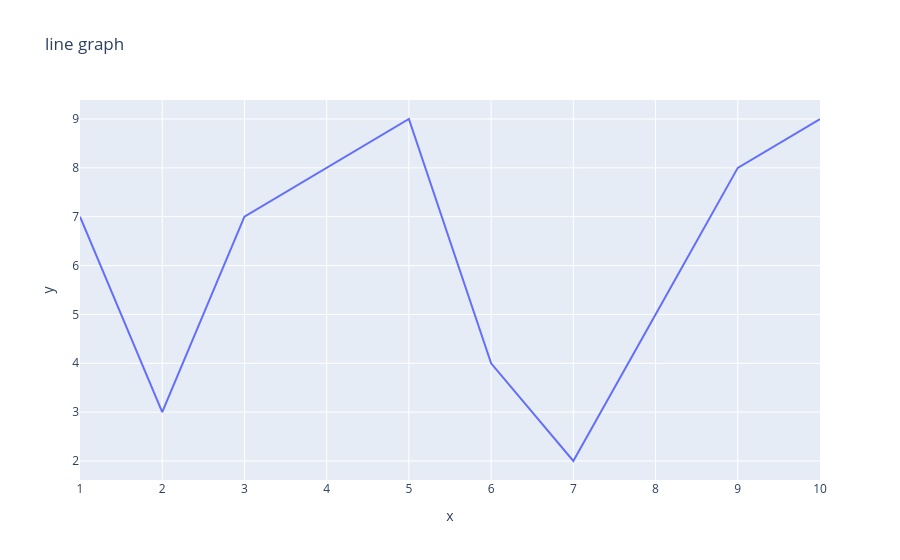

The cell this chart's notebook holds for it:
### Code cell
fig = px.line (x=x, y=y, title = "line graph")
fig.show()

### Figure 1 — Plotly figure (JSON) as saved in the notebook; plotly's stock layout.template omitted (floating-point values rounded to 4 significant figures)
{"data": [{"hovertemplate": "x=%{x}<br>y=%{y}<extra></extra>", "legendgroup": "", "line": {"color": "#636efa", "dash": "solid"}, "marker": {"symbol": "circle"}, "mode": "lines", "name": "", "orientation": "v", "showlegend": false, "type": "scatter", "x": [1, 2, 3, 4, 5, 6, 7, 8, 9, 10], "xaxis": "x", "y": [7, 3, 7, 8, 9, 4, 2, 5, 8, 9], "yaxis": "y"}], "layout": {"legend": {"tracegroupgap": 0}, "title": {"text": "line graph"}, "xaxis": {"anchor": "y", "domain": [0, 1], "title": {"text": "x"}}, "yaxis": {"anchor": "x", "domain": [0, 1], "title": {"text": "y"}}}}
